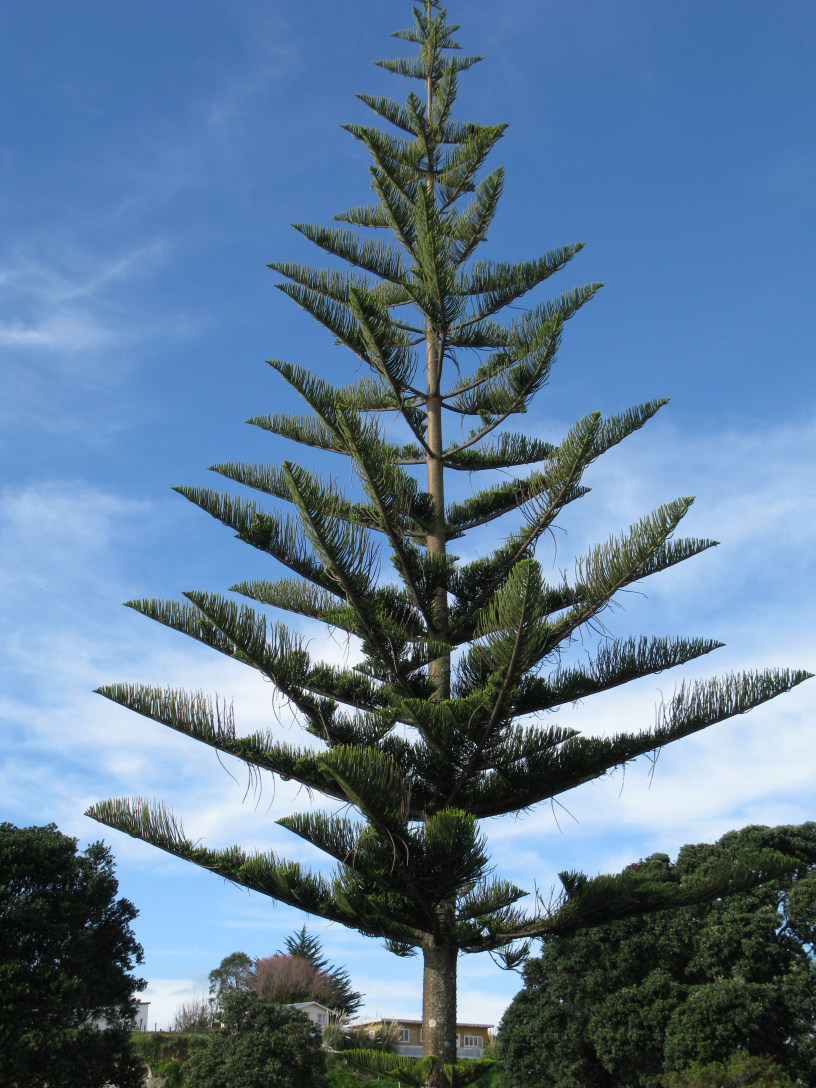
#> input picture GeoCampus-Complete/backend/plant_recognition/plant_reference/Araucaria heterophylla.jpg, 2448 x 3264 px (shown at 1/3 size); its folder holds only this picture in this run
$ python -i plant_recognition.py   (imports and definitions only)
#> lines starting #> are read from the running program, lines starting #| are printed output that depends on the picture; after the words box and inside, x2 and y2 are one past the last pixel; in counts of white or black regions, pixels touching at a corner belong together
import os
import pickle
import cv2
from glob import glob
from typing import Optional, Tuple

BASE_DIR = os.path.dirname(os.path.abspath(__file__))
REFERENCE_DIR = os.path.join(BASE_DIR, 'plant_reference')
MODEL_DIR = os.path.join(BASE_DIR, 'models')
MODEL_PATH = os.path.join(MODEL_DIR, 'plant_database.pkl')

# ORB matcher settings
ORB_FEATURES = 500
MATCH_DISTANCE_THRESHOLD = 60
SCORE_THRESHOLD = float(os.getenv('PLANT_SCORE_THRESHOLD', '0.40'))


def ensure_model_folder():
    os.makedirs(MODEL_DIR, exist_ok=True)


def normalize_plant_name_from_filename(file_name: str) -> str:
    """
    Convert reference image filenames into a plant label.

    Supports:
      - bougainvillea.jpg                      -> "bougainvillea"
      - yellow_oleander.jpg                    -> "yellow oleander"
      - olea_europaea_1.jpg                    -> "olea europaea"
      - Euryops pectinatus 'Viridis'.jpg       -> "euryops pectinatus viridis"
      - Ficus carica L..jpg                    -> "ficus carical"
      - Lantana camara 'Mutabilis'.JPG         -> "lantana camara mutabilis"
      - Plumbago auriculata Lam.jpg            -> "plumbago auriculata lam"
    """
    base = os.path.splitext(file_name)[0]
    # Strip trailing dots (e.g. "Ficus carica L." from "Ficus carica L..jpg")
    base = base.rstrip('.')
    # Remove apostrophes/quotes (e.g. cultivar names like 'Viridis')
    base = base.replace("'", '').replace('"', '')
    # Replace underscores and hyphens with spaces
    base = base.replace('_', ' ').replace('-', ' ')
    # Split, drop trailing numeric suffixes, rejoin
    parts = [p for p in base.split() if p]
    if parts and parts[-1].isdigit():
        parts = parts[:-1]
    return ' '.join(parts).strip().lower()


def load_image(path: str):
    image = cv2.imread(path)
#> image is the input picture: shape (3264, 2448, 3); mean B, G, R 147.7, 121.1, 93.4
    if image is None:
        return None
    return image


def extract_histogram(image):
    # Resize to a fixed size so phone photos and reference images are compared
    # at the same scale — prevents resolution mismatch from skewing scores.
    image = cv2.resize(image, (640, 480))
    hsv = cv2.cvtColor(image, cv2.COLOR_BGR2HSV)
    # Mask out background pixels: ignore anything too gray, too dark, or
    # too washed-out. Only score on pixels that carry actual plant color.
    # H: all hues | S >= 40 (colorful) | V: 40–235 (not pure black/white)
    mask = cv2.inRange(hsv, (0, 40, 40), (180, 255, 235))
    hist = cv2.calcHist([hsv], [0, 1], mask, [50, 60], [0, 180, 0, 256])
    cv2.normalize(hist, hist)
    return hist.flatten()


def extract_orb_descriptors(image):
    # Resize to standard size so ORB keypoints are at comparable scales
    # regardless of whether the image came from a phone or reference folder.
    image = cv2.resize(image, (640, 480))
    gray = cv2.cvtColor(image, cv2.COLOR_BGR2GRAY)
    orb = cv2.ORB_create(nfeatures=ORB_FEATURES)
    _, descriptors = orb.detectAndCompute(gray, None)
    return descriptors


def augment_image(image):
    """
    Generate 8 augmented variants from a single reference image:
      - Original
      - Rotated 90°, 180°, 270°
      - Horizontal flip
      - Vertical flip
      - Brighter (+40% exposure)
      - Darker  (-40% exposure)

    This replaces the need for multiple photos per plant species.
    16 reference images → 128 database entries.
    """
    variants = [image]

    # Rotations
    variants.append(cv2.rotate(image, cv2.ROTATE_90_CLOCKWISE))
    variants.append(cv2.rotate(image, cv2.ROTATE_180))
    variants.append(cv2.rotate(image, cv2.ROTATE_90_COUNTERCLOCKWISE))

    # Flips
    variants.append(cv2.flip(image, 1))   # horizontal
    variants.append(cv2.flip(image, 0))   # vertical

    # Brightness variants (saturating arithmetic — no overflow)
    variants.append(cv2.convertScaleAbs(image, alpha=1.4, beta=0))   # brighter
    variants.append(cv2.convertScaleAbs(image, alpha=0.6, beta=0))   # darker

    return variants


def build_database():
    ensure_model_folder()
    plant_db = {}
    image_files = []

    for pattern in ('*.jpg', '*.jpeg', '*.png', '*.bmp'):
        image_files.extend(glob(os.path.join(REFERENCE_DIR, pattern)))
        image_files.extend(glob(os.path.join(REFERENCE_DIR, pattern.upper())))

    if not image_files:
        print('⚠️ No reference images found in', REFERENCE_DIR)
        return {}

    for image_path in image_files:
        file_name = os.path.basename(image_path)
        plant_name = normalize_plant_name_from_filename(file_name)
        image = load_image(image_path)
        if image is None:
            continue

        for variant in augment_image(image):
            descriptors = extract_orb_descriptors(variant)
            histogram = extract_histogram(variant)
            plant_db.setdefault(plant_name, []).append({
                'path': image_path,
                'descriptors': descriptors,
                'histogram': histogram,
            })
#> this loop made 8 passes
#> pass 1, in extract_orb_descriptors, `image = cv2.resize(image, (640, 480))`:
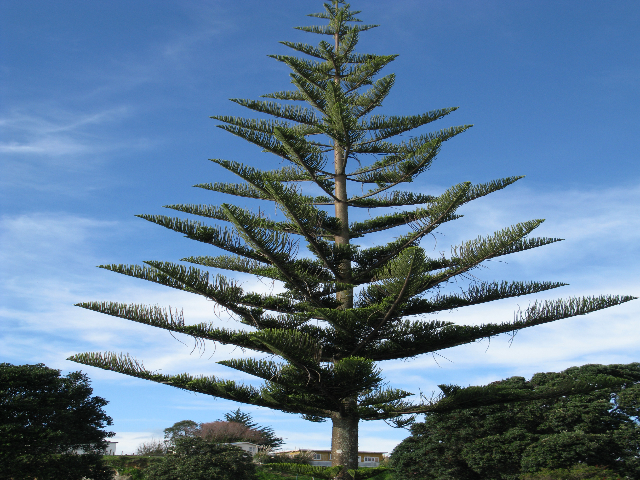
#> image: shape (480, 640, 3); mean of channels 0, 1, 2 147.6, 121, 93.3; drawn as B, G, R
#> pass 1, in extract_orb_descriptors, `gray = cv2.cvtColor(image, cv2.COLOR_BGR2GRAY)`:
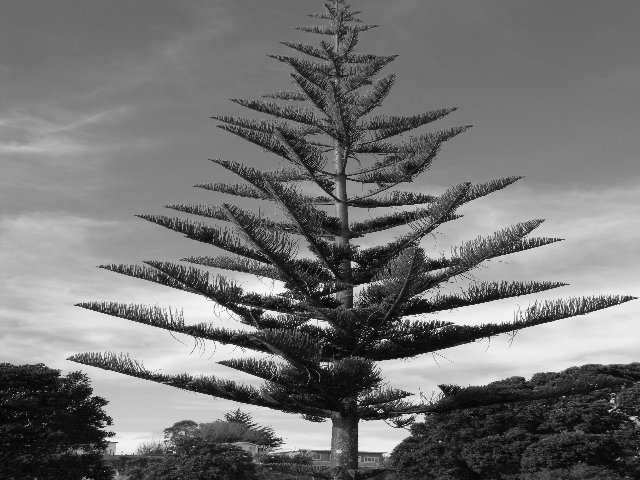
#> gray: shape (480, 640); min 4, max 248, mean 115.7
#> pass 1, in extract_histogram, `mask = cv2.inRange(hsv, (0, 40, 40), (180, 255, 235))`:
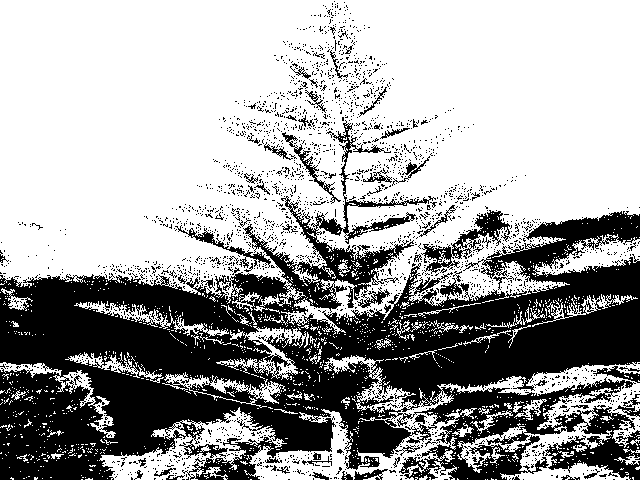
#> mask: shape (480, 640); 64% white; 2453 black regions (2377 under 20 px), largest, box (x1, y1, x2, y2) and area: (0, 120, 640, 480) 98368, (421, 210, 510, 274) 1398, (175, 225, 271, 268) 549
#> after the loop, plant_db = 1 item

    with open(MODEL_PATH, 'wb') as f:
        pickle.dump(plant_db, f)

    total_variants = sum(len(v) for v in plant_db.values())
#> total_variants = 16
    print(f'✅ Plant database built with {len(plant_db)} plants ({total_variants} variants total)')
#| ✅ Plant database built with 1 plants (16 variants total)
    return plant_db


# [35 lines left out: functions _latest_reference_mtime, database_is_stale, load_database, not called in this run]


class PlantRecognizer:
    def __init__(self):
        self.database = load_database()
        self.bf = cv2.BFMatcher(cv2.NORM_HAMMING, crossCheck=True)

    # [67 lines left out: functions recognize, _compare, not called in this run]

>>> result = build_database()
#> result = 1 item
